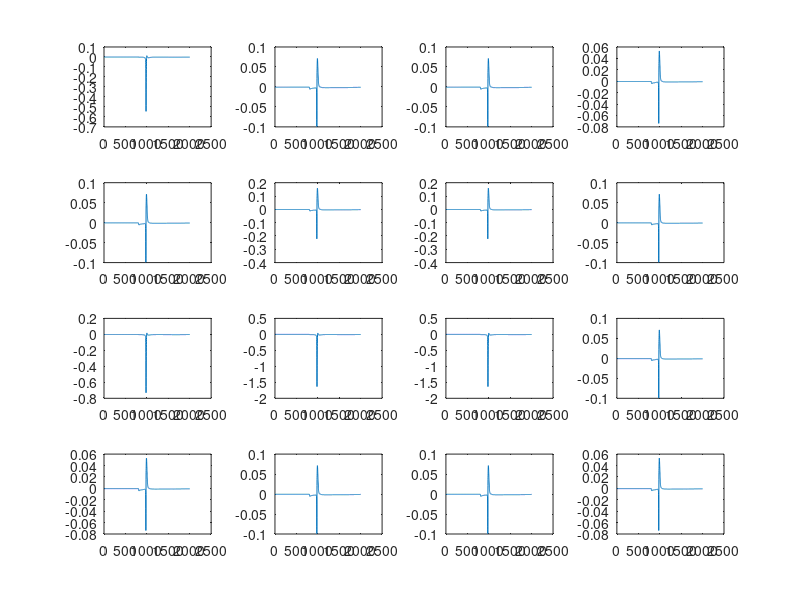

MATLAB code for this plot:
% LFPsim - Simulation scripts to compute Local Field Potentials (LFP) from cable compartmental models of neurons and networks implemented in NEURON simulation environment.

% LFPsim works reliably on biophysically detailed multi-compartmental neurons with ion channels in some or all compartments.

% This plot_MEA.m file helps to plot the traces in a multi-electrode array like format. Execute after running LFPsim. 

% Last updated 12-March-2016
% Developed by : Harilal Parasuram & Shyam Diwakar
% Computational Neuroscience & Neurophysiology Lab, School of Biotechnology, Amrita University, India.
% Email: harilalp@am.amrita.edu; shyam@amrita.edu
% www.amrita.edu/compneuro 



load MEA.dat


elec_order = [13,14,15,16,9,10,11,12,5,6,7,8,1,2,3,4];

for n = 1:16


	subplot(4,4,elec_order(n)); plot(MEA(:,n));
	elec_order(n),n


	%axis([3000 5000 -300 50]);
end


